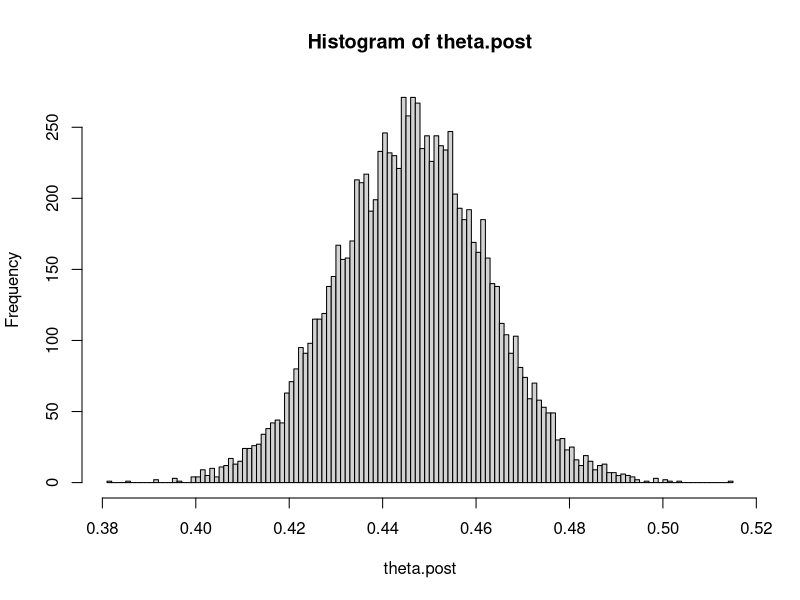
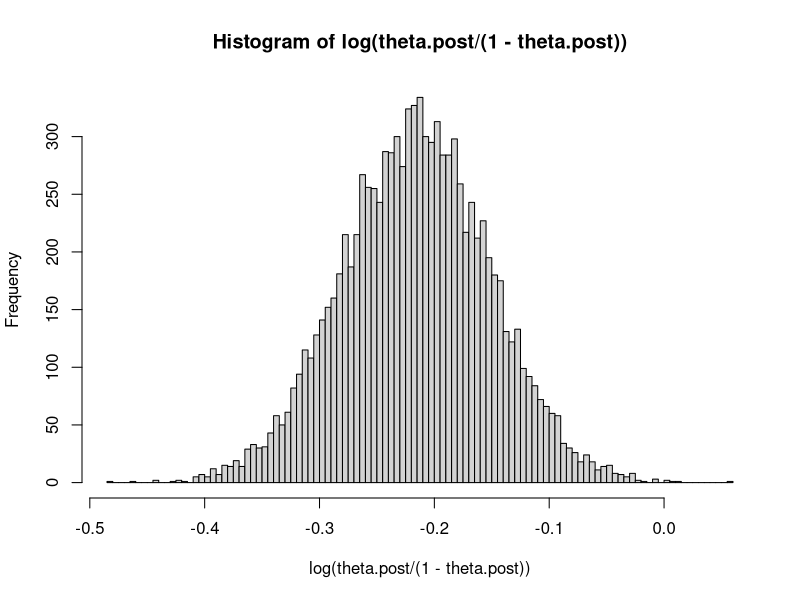
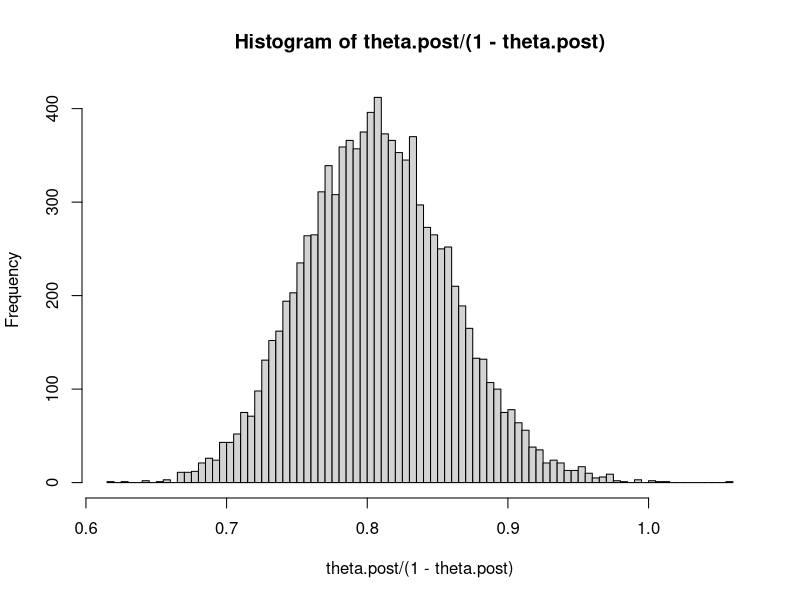

These charts were generated, in order, by the following R code:
library(TeachingDemos)

## Posterior
set.seed(2)
N <- 10000
theta.post <- rbeta( N, 438, 544 )

## postscript("theta_post_draw.eps",horizontal=FALSE)
hist(theta.post,br=100 )
## dev.off()

## postscript("theta_logit.eps",horizontal=FALSE)
hist(log(theta.post/(1-theta.post)),br=100 )
## dev.off()

## postscript("theta_odds.eps",horizontal=FALSE)
hist(theta.post/(1-theta.post),br=100 )
## dev.off()

## Inference of theta
median( theta.post )
quantile( theta.post, c(0.025, 0.975) ) ## Equal-tail interval
emp.hpd(theta.post, conf=0.95) ##  HPD interval
mean( theta.post < 0.485 )


## Inference of logit(theta)
median( log( theta.post/(1-theta.post) ) )
quantile( log( theta.post/(1-theta.post) ), c(0.025, 0.975) )
emp.hpd( log( theta.post/(1-theta.post) ), conf=0.95 )

## Inference of theta/(1-theta)
median( ( theta.post/(1-theta.post) ) )
quantile( ( theta.post/(1-theta.post) ), c(0.025, 0.975) )
emp.hpd(  ( theta.post/(1-theta.post) ), conf=0.95 )
